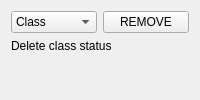
              <widget class="QWidget" name="tab_8">
               <attribute name="title">
                <string>Delete Class</string>
               </attribute>
               <layout class="QVBoxLayout" name="verticalLayout_63">
                <item>
                 <layout class="QHBoxLayout" name="horizontalLayout_18">
                  <item>
                   <widget class="QComboBox" name="admin_delete_class_combo_box">
                    <item>
                     <property name="text">
                      <string>Class</string>
                     </property>
                    </item>
                   </widget>
                  </item>
                  <item>
                   <widget class="QPushButton" name="admin_remove_class_button">
                    <property name="text">
                     <string>REMOVE</string>
                    </property>
                   </widget>
                  </item>
                 </layout>
                </item>
                <item>
                 <widget class="QLabel" name="admin_delete_class_status_label">
                  <property name="text">
                   <string>Delete class status</string>
                  </property>
                 </widget>
                </item>
                <item>
                 <spacer name="verticalSpacer_6">
                  <property name="orientation">
                   <enum>Qt::Vertical</enum>
                  </property>
                  <property name="sizeHint" stdset="0">
                   <size>
                    <width>0</width>
                    <height>0</height>
                   </size>
                  </property>
                 </spacer>
                </item>
               </layout>
              </widget>
